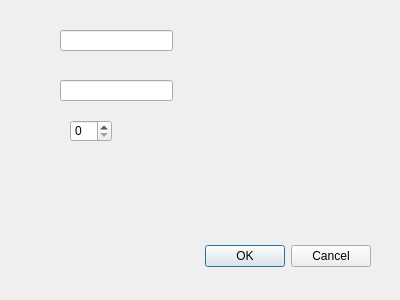
<?xml version="1.0" encoding="UTF-8"?>
<ui version="4.0">
 <class>ARXokno</class>
 <widget class="QDialog" name="ARXokno">
  <property name="geometry">
   <rect>
    <x>0</x>
    <y>0</y>
    <width>400</width>
    <height>300</height>
   </rect>
  </property>
  <property name="windowTitle">
   <string>Dialog</string>
  </property>
  <widget class="QDialogButtonBox" name="buttonBox">
   <property name="geometry">
    <rect>
     <x>30</x>
     <y>240</y>
     <width>341</width>
     <height>32</height>
    </rect>
   </property>
   <property name="orientation">
    <enum>Qt::Orientation::Horizontal</enum>
   </property>
   <property name="standardButtons">
    <set>QDialogButtonBox::StandardButton::Cancel|QDialogButtonBox::StandardButton::Ok</set>
   </property>
  </widget>
  <widget class="QLineEdit" name="lineEditA">
   <property name="geometry">
    <rect>
     <x>60</x>
     <y>30</y>
     <width>113</width>
     <height>21</height>
    </rect>
   </property>
  </widget>
  <widget class="QLineEdit" name="lineEditB">
   <property name="geometry">
    <rect>
     <x>60</x>
     <y>80</y>
     <width>113</width>
     <height>21</height>
    </rect>
   </property>
  </widget>
  <widget class="QSpinBox" name="spinBoxK">
   <property name="geometry">
    <rect>
     <x>70</x>
     <y>120</y>
     <width>42</width>
     <height>22</height>
    </rect>
   </property>
  </widget>
 </widget>
 <resources/>
 <connections>
  <connection>
   <sender>buttonBox</sender>
   <signal>accepted()</signal>
   <receiver>ARXokno</receiver>
   <slot>accept()</slot>
   <hints>
    <hint type="sourcelabel">
     <x>248</x>
     <y>254</y>
    </hint>
    <hint type="destinationlabel">
     <x>157</x>
     <y>274</y>
    </hint>
   </hints>
  </connection>
  <connection>
   <sender>buttonBox</sender>
   <signal>rejected()</signal>
   <receiver>ARXokno</receiver>
   <slot>reject()</slot>
   <hints>
    <hint type="sourcelabel">
     <x>316</x>
     <y>260</y>
    </hint>
    <hint type="destinationlabel">
     <x>286</x>
     <y>274</y>
    </hint>
   </hints>
  </connection>
 </connections>
</ui>
